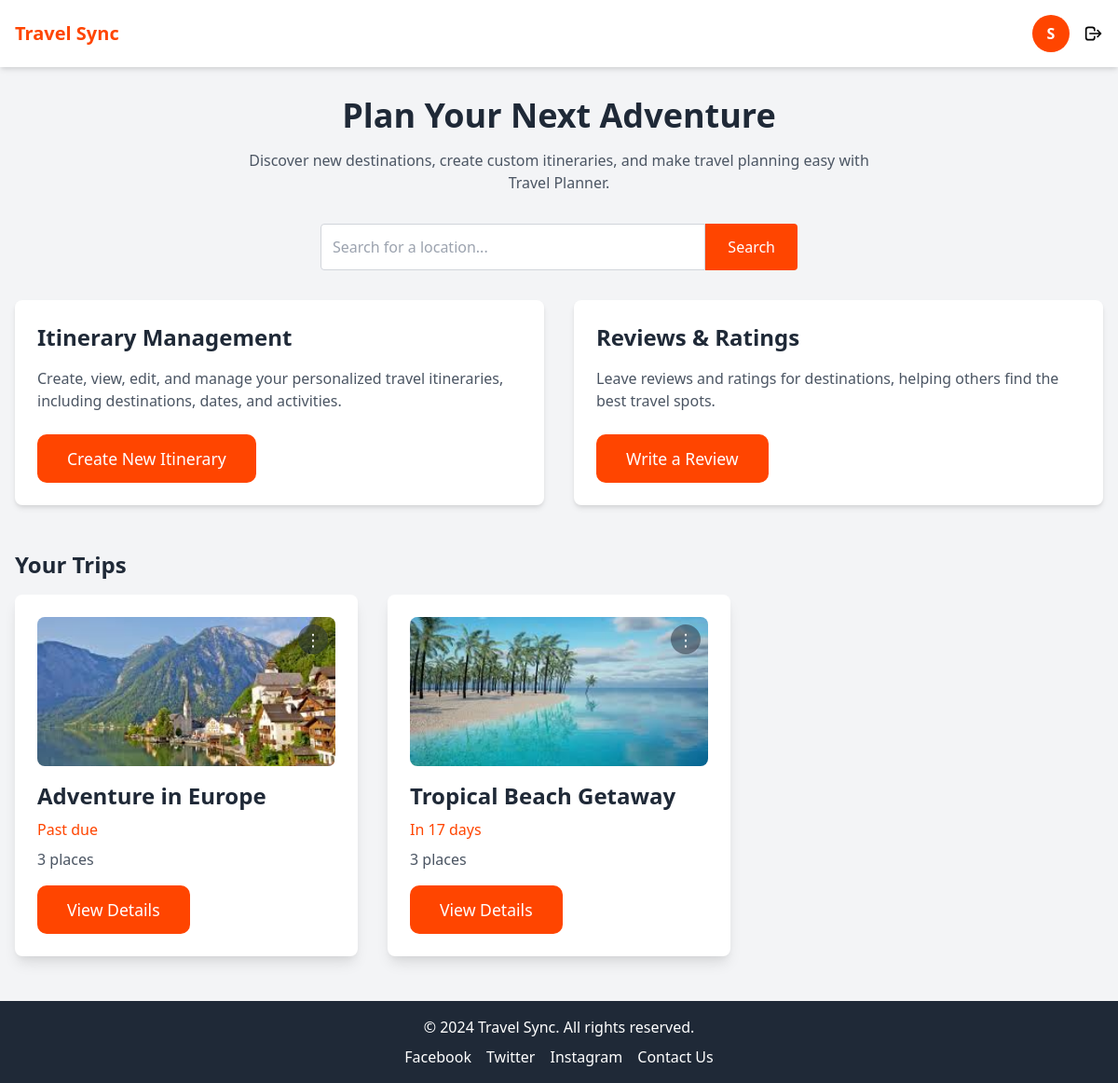
Screenshot of /mainpage (signed in) with the database file from the repository.
### app/models.py (models this page shows, shortened)
class User(UserMixin, db.Model):
    id = db.Column(db.Integer, primary_key=True)
    username = db.Column(db.String(150), unique=True, nullable=False)
    email = db.Column(db.String(150), unique=True, nullable=False)
    password = db.Column(db.String(150), nullable=False)
    itineraries = db.relationship('Itinerary', backref='owner', lazy=True)

class Itinerary(db.Model):
    id = db.Column(db.Integer, primary_key=True)
    title = db.Column(db.String(200), nullable=False)
    start_date = db.Column(db.Date, nullable=False)
    end_date = db.Column(db.Date, nullable=False)
    locations = db.Column(db.Text, nullable=False)
    user_id = db.Column(db.Integer, db.ForeignKey('user.id'), nullable=False)
    reviews = db.relationship('Review', backref='itinerary', lazy=True)  # Changed backref to 'itinerary'

### app/routes.py (the view)
@app.route("/mainpage")
@login_required
def mainpage():
    username = current_user.username
    user_itineraries = Itinerary.query.filter_by(user_id=current_user.id).all()
    for itinerary in user_itineraries:
        itinerary.image_url = f"/static/images/{random.choice(image_filenames)}"
    return render_template("mainpage.html", username=username, itineraries=user_itineraries,now=datetime.now)

### app/routes.py (called while the page is built)
@login_manager.user_loader
def load_user(user_id):
    return User.query.get(int(user_id))

### app/templates/mainpage.html (shortened to what this page needs)
<!DOCTYPE html>
<html lang="en">
<head>
    <link href="https://cdn.jsdelivr.net/npm/tailwindcss@2.2.19/dist/tailwind.min.css" rel="stylesheet">
</head>
<body class="bg-gray-100 min-h-screen">
    <header class="bg-white text-black p-4 shadow-md sticky top-0 z-50">
        <div class="flex justify-between items-center">
            <h1 class="text-xl font-bold" style="color: orangered;">Travel Sync</h1>
            <nav class="flex items-center space-x-4">
                <div class="profile-circle" title="Profile">{{ username[0].upper() }}</div>
                <a href="/logout" class="flex items-center space-x-2 text-black font-bold hover:underline">
                    <svg xmlns="http://www.w3.org/2000/svg" class="h-5 w-5" fill="none" viewBox="0 0 24 24" stroke="currentColor">
                        <path stroke-linecap="round" stroke-linejoin="round" stroke-width="2" d="M17 16l4-4m0 0l-4-4m4 4H7m6 4v1a3 3 0 01-3 3H5a3 3 0 01-3-3V7a3 3 0 013-3h5a3 3 0 013 3v1" />
                    </svg>
                </a>
            </nav>
        </div>
    </header>
    <main class="flex-grow overflow-y-auto px-4">
        <div class="text-center max-w-2xl mx-auto my-8">
            <h2 class="text-4xl font-bold text-gray-800">Plan Your Next Adventure</h2>
            <p class="text-gray-600 mt-4">
                Discover new destinations, create custom itineraries, and make travel planning easy with Travel Planner.
            </p>
        </div>
         <div class="relative w-full max-w-lg mx-auto mb-8">
            <form action="/search" method="GET" class="flex">
              <input type="text" name="location" id="search-location" placeholder="Search for a location..." class="flex-grow p-3 border border-gray-300 rounded-l focus:ring-2 focus:ring-blue-400" required autocomplete="off">
              <button type="submit" class="px-6 text-white rounded-r search-button">
                Search
              </button>
            </form>
        </div>
        <div class="grid grid-cols-1 sm:grid-cols-2 lg:grid-cols-2 gap-8 mb-12 justify-center">
    <div class="feature-card bg-white p-6 rounded-lg shadow-md hover:shadow-lg transition-all">
        <h3 class="text-2xl font-semibold text-gray-800">Itinerary Management</h3>
        <p class="text-gray-600 mt-4">Create, view, edit, and manage your personalized travel itineraries, including destinations, dates, and activities.</p>
        <a href="/add-itinerary" class="cta-button mt-6 inline-block">Create New Itinerary</a>
    </div>
    <div class="feature-card bg-white p-6 rounded-lg shadow-md hover:shadow-lg transition-all">
        <h3 class="text-2xl font-semibold text-gray-800">Reviews & Ratings</h3>
        <p class="text-gray-600 mt-4">Leave reviews and ratings for destinations, helping others find the best travel spots.</p>
        <a href="#" class="cta-button mt-6 inline-block">Write a Review</a>
    </div>
</div>
        <h2 class="text-2xl font-bold text-gray-800 mb-4">Your Trips</h2>
        <div class="grid grid-cols-1 sm:grid-cols-2 lg:grid-cols-3 gap-8 mb-12">
            {% for itinerary in itineraries %}
            <div class="relative bg-white p-6 rounded-lg shadow-lg hover:shadow-xl transition-all duration-300 ease-in-out transform hover:scale-105">
                <div class="relative">
                    <img src="{{ itinerary.image_url }}" alt="Image for {{ itinerary.title }}" class="w-full h-40 object-cover rounded-lg mb-4">
                 <div class="absolute top-2 right-2">
    <button
        class="relative flex items-center justify-center w-8 h-8 bg-gray-800 bg-opacity-50 text-white rounded-full hover:bg-gray-900 focus:outline-none"
        onclick="toggleMenu('menu-{{ itinerary.id }}')"
        title="Options"
    >
        <span class="text-lg">⋮</span>
    </button>
</div>
                </div>
                <h3 class="text-2xl font-semibold text-gray-800">{{ itinerary.title }}</h3>
                <p class="text-gray-600 mt-2" style="color: orangered;">
                    {% if itinerary.start_date %}
                        {% set days_to_go = (itinerary.start_date - now().date()).days %}
                        {% if days_to_go >= 30 %}
                            In {{ days_to_go // 30 }} months
                        {% elif days_to_go > 0 %}
                            In {{ days_to_go }} days
                        {% else %}
                            Past due
                        {% endif %}
                    {% else %}
                        No dates set
                    {% endif %}
                </p>
                <p class="text-gray-600 mt-2">{{ itinerary.locations.split(',')|length if itinerary.locations else 0 }} places</p>
                <a href="/itinerary/{{ itinerary.id }}" class="cta-button mt-4 inline-block">View Details</a>
            </div>
            {% endfor %}
        </div>
    </main>
    <footer class="bg-gray-800 text-white p-4 text-center">
        <p>© 2024 Travel Sync. All rights reserved.</p>
        <div class="flex justify-center space-x-4 mt-2">
            <a href="#" class="hover:text-orange-500">Facebook</a>
            <a href="#" class="hover:text-orange-500">Twitter</a>
            <a href="#" class="hover:text-orange-500">Instagram</a>
            <a href="/contact" class="hover:text-orange-500">Contact Us</a>
        </div>
    </footer>
</body>
</html>

### app/templates/mainpage.html (style rules this page uses)
.search-button { background-color: orangered; }
.profile-circle { display: flex; align-items: center; justify-content: center; width: 40px; height: 40px; background-color: orangered; color: white; border-radius: 50%; font-size: 1rem; font-weight: bold; }
.cta-button { background-color: orangered; color: white; padding: 0.8rem 2rem; font-size: 1.1rem; border-radius: 10px; transition: background-color 0.3s ease; }

### rows the page displays
User: username "S"
Itinerary: shows a picture, title "Adventure in Europe", start_date "Past due", locations.split|length "3"
Itinerary: shows a picture, title "Tropical Beach Getaway", locations.split|length "3"
